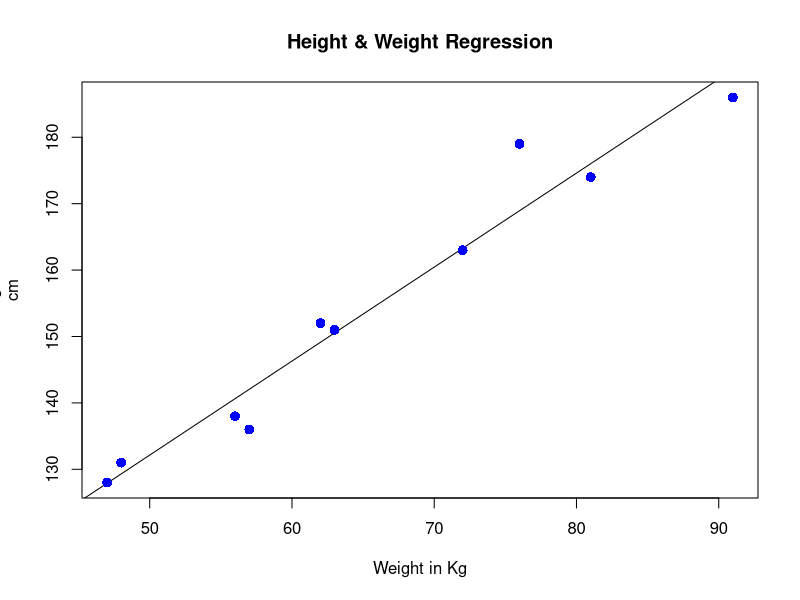

Write R code to recreate this figure.


# Create the predictor and response variable.
x <- c(151, 174, 138, 186, 128, 136, 179, 163, 152, 131)
y <- c(63, 81, 56, 91, 47, 57, 76, 72, 62, 48)
relation <- lm(y~x)
# Find weight of a person with height 170.
a <- data.frame(x = 170)
result <- predict(relation,a)
print(result)
# Give the chart file a name.
png(file = "linearregression.png")
# Plot the chart.
plot(y,x,col = "blue",main = "Height & Weight Regression",
     abline(lm(x~y)),cex = 1.3,pch = 16,xlab = "Weight in Kg",ylab = "Height in
cm")
# Save the file.
dev.off()